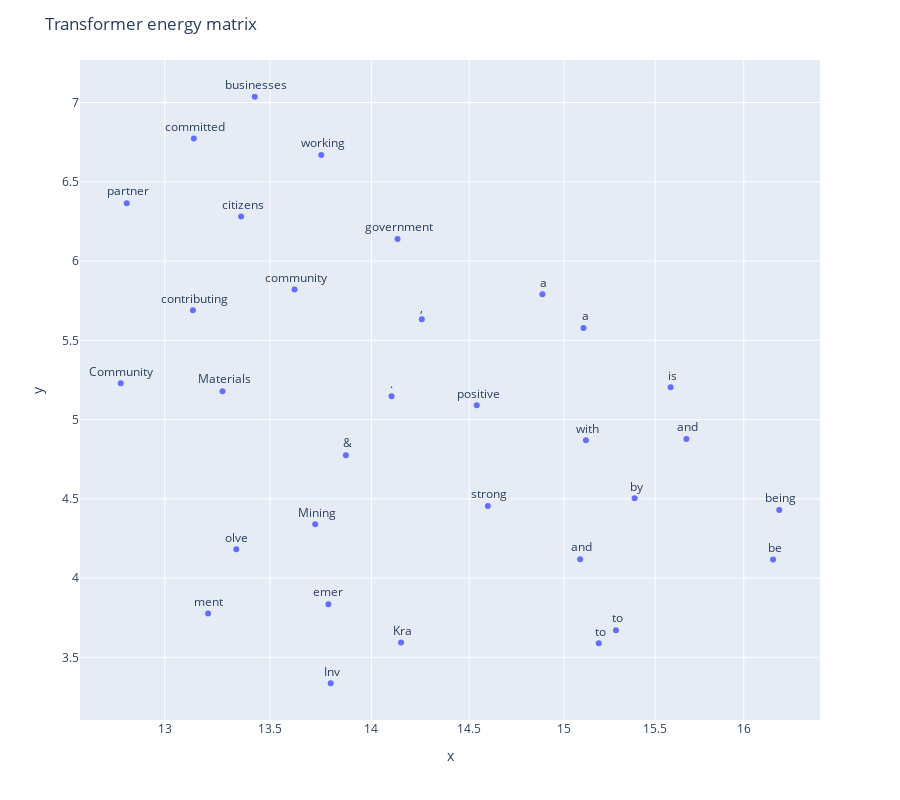

Notebook code for this chart:
### Code cell
pos_emb = torch.tensor(token_emb_pos(model, tokens))
Q = model.query.cpu()
K = model.key.cpu()

energy = Q(pos_emb) @ K(pos_emb).T
mask = torch.tril(torch.ones(energy.shape))
energy.masked_fill_(mask == 0, float("-inf"))
energy = (energy / torch.sqrt(torch.tensor(20.).float())).softmax(dim=-1)

print(tokenizer.decode(tokens.tolist()))
plot_embedding(energy.detach(), tokens, title="Transformer energy matrix")

### Figure 1 — Plotly figure (JSON) as saved in the notebook; plotly's stock layout.template omitted (floating-point values rounded to 4 significant figures)
{"data": [{"hovertemplate": "x=%{x}<br>y=%{y}<br>text=%{text}<extra></extra>", "legendgroup": "", "marker": {"color": "#636efa", "symbol": "circle"}, "mode": "markers+text", "name": "", "orientation": "v", "showlegend": false, "text": ["Community", " Inv", "olve", "ment", ".", " Kra", "emer", " Mining", " &", " Materials", " is", " committed", " to", " being", " a", " strong", " community", " partner", " by", " working", " with", " citizens", ",", " businesses", " and", " government", " to", " be", " a", " positive", " and", " contributing"], "textposition": "top center", "type": "scatter", "x": [12.8, 13.8, 13.34, 13.2, 14.1, 14.15, 13.79, 13.72, 13.87, 13.27, 15.59, 13.14, 15.19, 16.21, 15.11, 14.6, 13.62, 12.82, 15.39, 13.75, 15.12, 13.36, 14.26, 13.43, 15.67, 14.13, 15.28, 16.17, 14.89, 14.54, 15.09, 13.13], "xaxis": "x", "y": [5.229, 3.336, 4.181, 3.777, 5.147, 3.593, 3.835, 4.339, 4.775, 5.179, 5.204, 6.772, 3.589, 4.43, 5.578, 4.454, 5.82, 6.365, 4.503, 6.669, 4.869, 6.282, 5.633, 7.037, 4.877, 6.139, 3.671, 4.117, 5.79, 5.09, 4.119, 5.689], "yaxis": "y"}], "layout": {"height": 800, "legend": {"tracegroupgap": 0}, "margin": {"t": 60}, "title": {"text": "Transformer energy matrix"}, "xaxis": {"anchor": "y", "domain": [0, 1], "title": {"text": "x"}, "type": "log"}, "yaxis": {"anchor": "x", "domain": [0, 1], "title": {"text": "y"}}}}
